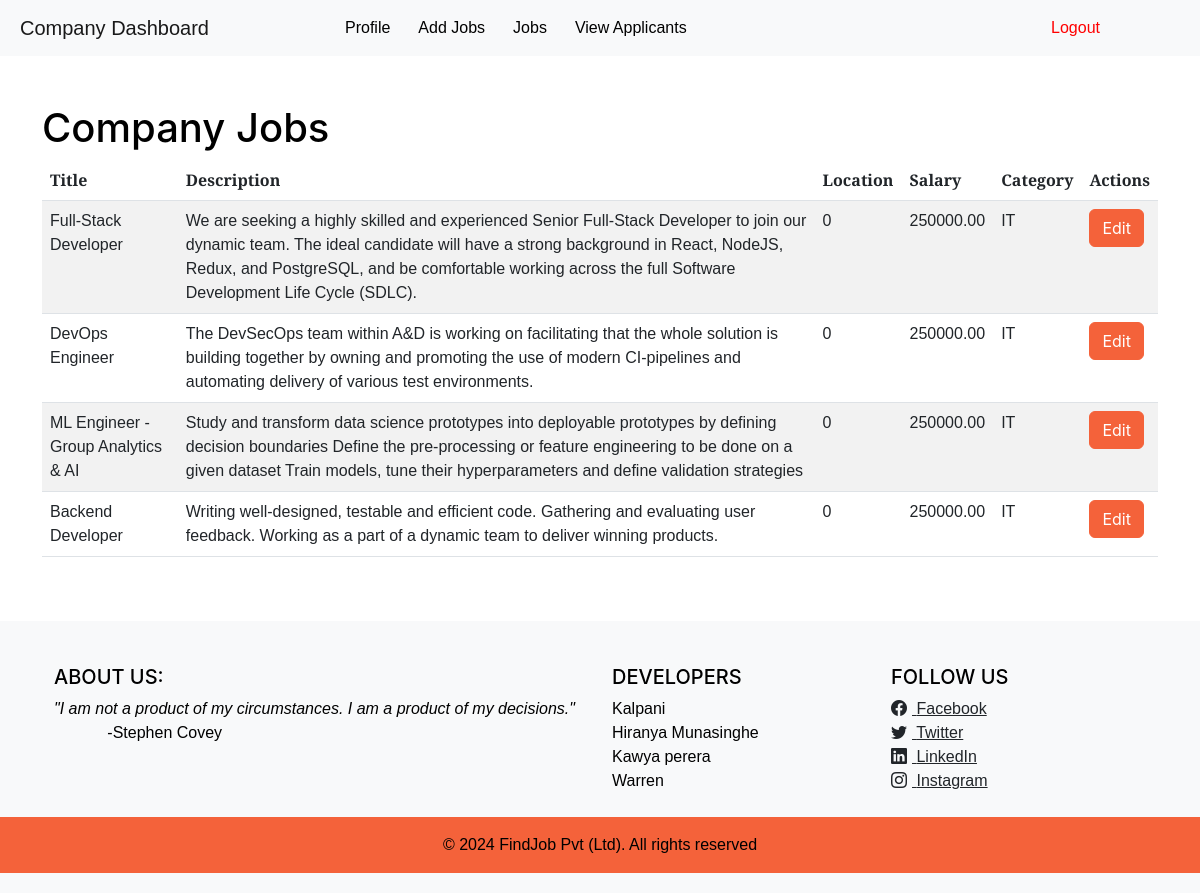
Screenshot of /company/jobs.php (signed in) with the database file from the repository.
### tables this page shows
CREATE TABLE IF NOT EXISTS `jobs` (
  `job_id` int NOT NULL AUTO_INCREMENT,
  `company_id` int NOT NULL,
  `title` varchar(100) NOT NULL,
  `description` text,
  `requirements` text,
  `salary` decimal(10,2) DEFAULT NULL,
  `category` varchar(50) DEFAULT NULL,
  `date_posted` timestamp NULL DEFAULT CURRENT_TIMESTAMP,
  `location` varchar(100) DEFAULT NULL,
  PRIMARY KEY (`job_id`),
  KEY `company_id` (`company_id`)
);

### includes/functions.php (called while the page is built, shortened)
<?php
function getCompanyIdByUserId($user_id) {
    $db = dbConnect();
    $sql = "SELECT company_id FROM companies WHERE user_id =?";
    $stmt = $db->prepare($sql);
    $stmt->bind_param("i", $user_id);
    $stmt->execute();
    $result = $stmt->get_result();
    if ($result->num_rows === 1) {
        $row = $result->fetch_assoc();
        return $row['company_id'];
    } else {
        return null;
    }
}
?>

### company/jobs.php (the view, shortened to what this page needs)
<?php
require_once '../includes/functions.php';
$user_id = $_SESSION['user_id'];
$company_id = getCompanyIdByUserId($user_id);
$sql = "SELECT * FROM jobs WHERE company_id = ?";
$stmt = $db->prepare($sql);
$stmt->bind_param("i", $company_id);
$stmt->execute();
$result = $stmt->get_result();
$jobs = $result->fetch_all(MYSQLI_ASSOC);
?>
<!DOCTYPE html>
<html lang="en">
<head>
    <link href="https://cdn.jsdelivr.net/npm/bootstrap-icons@1.5.0/font/bootstrap-icons.css" rel="stylesheet" />
    <link href="https://cdnjs.cloudflare.com/ajax/libs/SimpleLightbox/2.1.0/simpleLightbox.min.css" rel="stylesheet" />
    <link href="../assets/index/css/styles.css" rel="stylesheet" />
</head>
<body>
    <?php include '../templates/com_navbar.php'; ?>
    <div class="container mt-5">
        <h1>Company Jobs</h1>
        <table class="table table-striped">
            <thead>
                <tr>
                    <th>Title</th>
                    <th>Description</th>
                    <th>Location</th>
                    <th>Salary</th>
                    <th>Category</th>
                    <th>Actions</th>
                </tr>
            </thead>
            <tbody>
                <?php foreach ($jobs as $job): ?>
                    <tr>
                        <td><?php echo htmlspecialchars($job['title']); ?></td>
                        <td><?php echo htmlspecialchars($job['description']); ?></td>
                        <td><?php echo htmlspecialchars($job['location']); ?></td>
                        <td><?php echo htmlspecialchars($job['salary']); ?></td>
                        <td><?php echo htmlspecialchars($job['category']); ?></td>
                        <td>
                            <button class="btn btn-primary" data-bs-toggle="modal" data-bs-target="#editJobModal" data-job-id="<?php echo $job['job_id']; ?>" data-title="<?php echo htmlspecialchars($job['title']); ?>" data-description="<?php echo htmlspecialchars($job['description']); ?>" data-location="<?php echo htmlspecialchars($job['location']); ?>" data-salary="<?php echo htmlspecialchars($job['salary']); ?>" data-category="<?php echo htmlspecialchars($job['category']); ?>">Edit</button>
                        </td>
                    </tr>
                <?php endforeach; ?>
            </tbody>
        </table>
    </div>
    <br><br>
    <?php include '../templates/footer.php'; ?>
</body>
</html>

### company/jobs.php (style rules this page uses)
html, body { height: 100%; }
body { display: flex; flex-direction: column; font-family: 'Merriweather Sans', sans-serif; color: #000; min-height: 100vh; }

### rows the page displays
jobs: title "Full-Stack Developer", description "We are seeking a highly skilled and experienced Senior Full-Stack Developer to join our dynamic team. The ideal candidate will have a strong background in React, NodeJS, Redux, and PostgreSQL, and be comfortable working across the full Software Development Life Cycle (SDLC).", location "0", salary "250000.00", category "IT"
jobs: title "DevOps Engineer", description "The DevSecOps team within A&D is working on facilitating that the whole solution is building together by owning and promoting the use of modern CI-pipelines and automating delivery of various test environments.", location "0", salary "250000.00", category "IT"
jobs: title "ML Engineer - Group Analytics & AI", description "Study and transform data science prototypes into deployable prototypes by defining decision boundaries Define the pre-processing or feature engineering to be done on a given dataset Train models, tune their hyperparameters and define validation strategies", location "0", salary "250000.00", category "IT"
jobs: title "Backend Developer", description "Writing well-designed, testable and efficient code. Gathering and evaluating user feedback. Working as a part of a dynamic team to deliver winning products.", location "0", salary "250000.00", category "IT"
